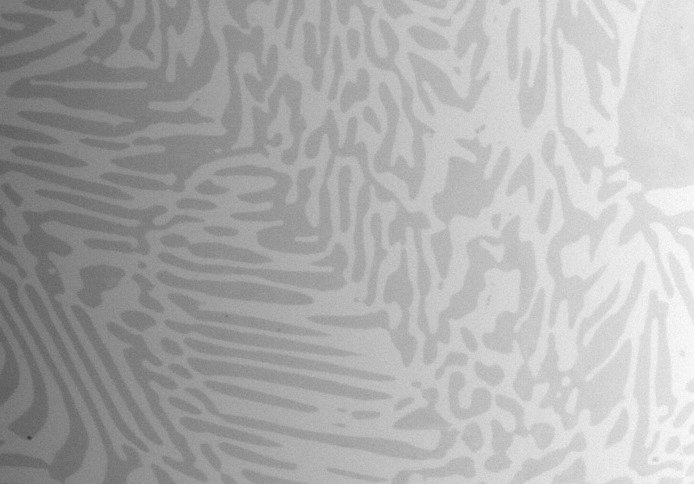
#> input picture images/Alloy_gradient.jpg, 694 x 484 px
$ python -i processing_app.py   (imports and definitions only)
#> lines starting #> are read from the running program, lines starting #| are printed output that depends on the picture
#> further down, picture is the input picture: shape (484, 694, 3); min 55, max 255, mean 173.2
#!/usr/bin/env python3
# -*- coding: utf-8 -*-
"""
Created on Tue Feb 21 16:01:24 2023

@author: cobeliu
"""

import bm3d
import cv2
import numpy as np
from skimage import img_as_float, img_as_ubyte
from skimage.restoration import denoise_tv_chambolle
import os

### Functions to perform their process on img

# [26 lines left out: functions bilateral, bm3d_func, not called in this run]

def canny(in_img):
    try:
        lower_threshold = float(input('Lower Threshold (0 to 1): '))
#> the answer given: 1
        upper_threshold = float(input('Upper Threshold (0 to 1): '))
#> the answer given: 1
        in_img = cv2.cvtColor(in_img, cv2.COLOR_BGR2GRAY)
        out_img = cv2.Canny(in_img, lower_threshold, upper_threshold)
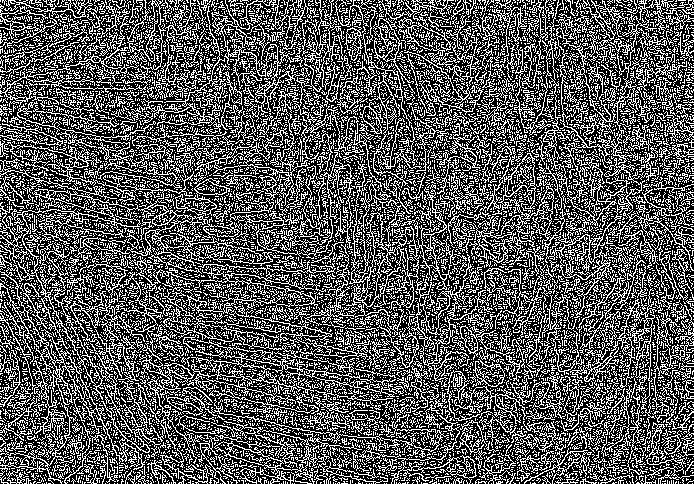
#> out_img: shape (484, 694); 34.8% white in thin lines or dots
        return out_img
    except:
        print('ERROR')
        canny(in_img)

# [19 lines left out: functions channel_isolation, gaussian, not called in this run]

def gray(in_img):
    out_img = cv2.cvtColor(in_img, cv2.COLOR_BGR2GRAY)
    return out_img

# [67 lines left out: functions median, non_local_means, rescale, sobel, total_variation, unsharp_mask, not called in this run]

processes = ['bilateral', 'bm3d', 'canny', 'channel isolation', 'gaussian', 'gray', 'median', 'non-local means', 'rescale', 'sobel', 'total variation', 'unsharp mask']
image_list = os.listdir('/Users/cobeliu/ImageProcessing/images')

process = ''
image = ''

### Get image and process from user

# [13 lines not run here, left out]

### process image

processed_img = []
if process == 'bilateral':
    processed_img = bilateral(img)
elif process == 'bm3d':
    processed_img = bm3d_func(img)
elif process == 'canny':
    processed_img = canny(img)
elif process == 'channel isolation':
    processed_img = channel_isolation(img)
elif process == 'gaussian':
    processed_img = gaussian(img)
elif process == 'gray':
    processed_img = gray(img)
elif process == 'median':
    processed_img = median(img)
elif process == 'non-local means':
    processed_img = non_local_means(img)
elif process == 'rescale':
    processed_img = rescale(img)
elif process == 'sobel':
    processed_img = sobel(img)
elif process == 'total variation':
    processed_img = total_variation(img)
elif process == 'unsharp mask':
    processed_img = unsharp_mask(img)

### show image
# [1 line that did not run here, left out]
# [1 line that did not run here, left out]

# [4 lines not run here, left out]

>>> import cv2
>>> picture = cv2.imread('images/Alloy_gradient.jpg')
>>> result = canny(picture)
